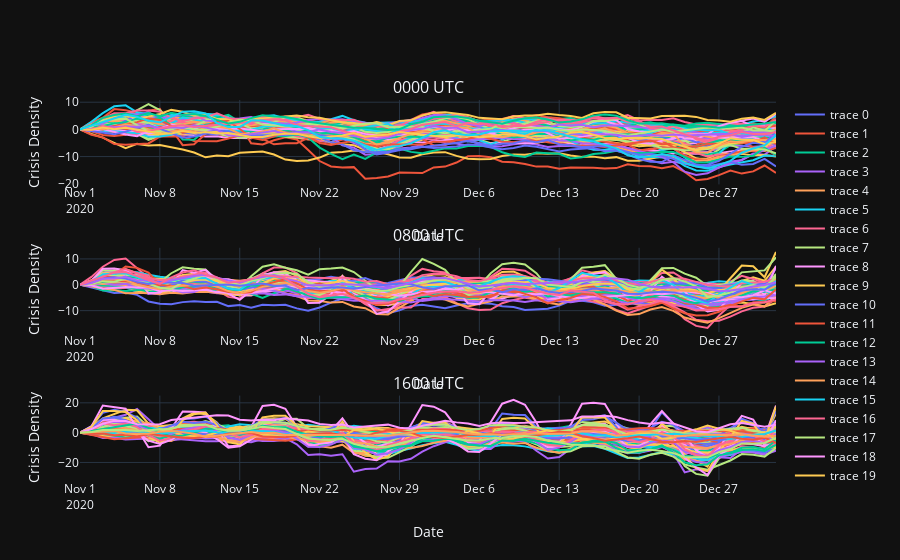

The notebook cell saved with this chart:
### Code cell
from plotly.subplots import make_subplots
pickle_path = 'pickle_test_lines.pickle'
with open(pickle_path, 'rb') as handle:
    b = pickle.load(handle)
df_dict = b
dict_keys = []

map_pickle_path = 'pickle_test.pickle'
with open(map_pickle_path, 'rb') as handle:
    map_data = pickle.load(handle)

df_geo = map_data
#df_geo = pd.read_csv('/Users/DBurke/Documents/Layerlab/generalized_pipeline/dash/location_data/df_geo.csv')
with open('/Users/DBurke/Documents/Layerlab/generalized_pipeline/dash/location_data/json_geo.json') as data_file:
    new_jfile = json.load(data_file)

dict_keys = df_dict.keys()


fig = make_subplots(rows=3, cols=1, subplot_titles = ("0000 UTC", "0800 UTC", "1600 UTC"))

for key in df_dict.keys():
    if key in dict_keys:
        df = df_dict[key]
        df['0000'] = df['0000'].astype(float)
        df['0800'] = df['0800'].astype(float)
        df['1600'] = df['1600'].astype(float)
        dates = df['dates']
        
        c_0 = df['0000'].to_list()
        c_8 = df['0800'].to_list()
        c_16 = df['1600'].to_list()
        
        j = 0
        for c in [c_0, c_8, c_16]:
            result_mul = seasonal_decompose(c,
                                 period=3,
                                 model = 'multiplicative',
                                 extrapolate_trend='freq')
        
            s  = result_mul.seasonal
            t  = result_mul.trend
            t  = np.array(result_mul.trend)
            t = t - t[0]
            
            fig.add_trace(go.Scatter(x = dates, y = t, mode = 'lines'),row = j+1, col = 1)
            j = j + 1
        #fig.add_trace(go.Scatter(x = dates, y = df['0800'], mode = 'lines', showlegend = False),row = 2, col = 1)

        #fig.add_trace(go.Scatter(x = dates, y = df['1600'], mode = 'lines', showlegend = False),row = 3, col = 1)

fig.update_layout(template = 'plotly_dark')
fig.update_xaxes(title_text="Date", row=1, col=1)
fig.update_xaxes(title_text="Date", row=2, col=1)
fig.update_xaxes(title_text="Date", row=3, col=1)
fig.update_yaxes(title_text="Crisis Density", row=1, col=1)
fig.update_yaxes(title_text="Crisis Density", row=2, col=1)
fig.update_yaxes(title_text="Crisis Density", row=3, col=1)
fig.show()
